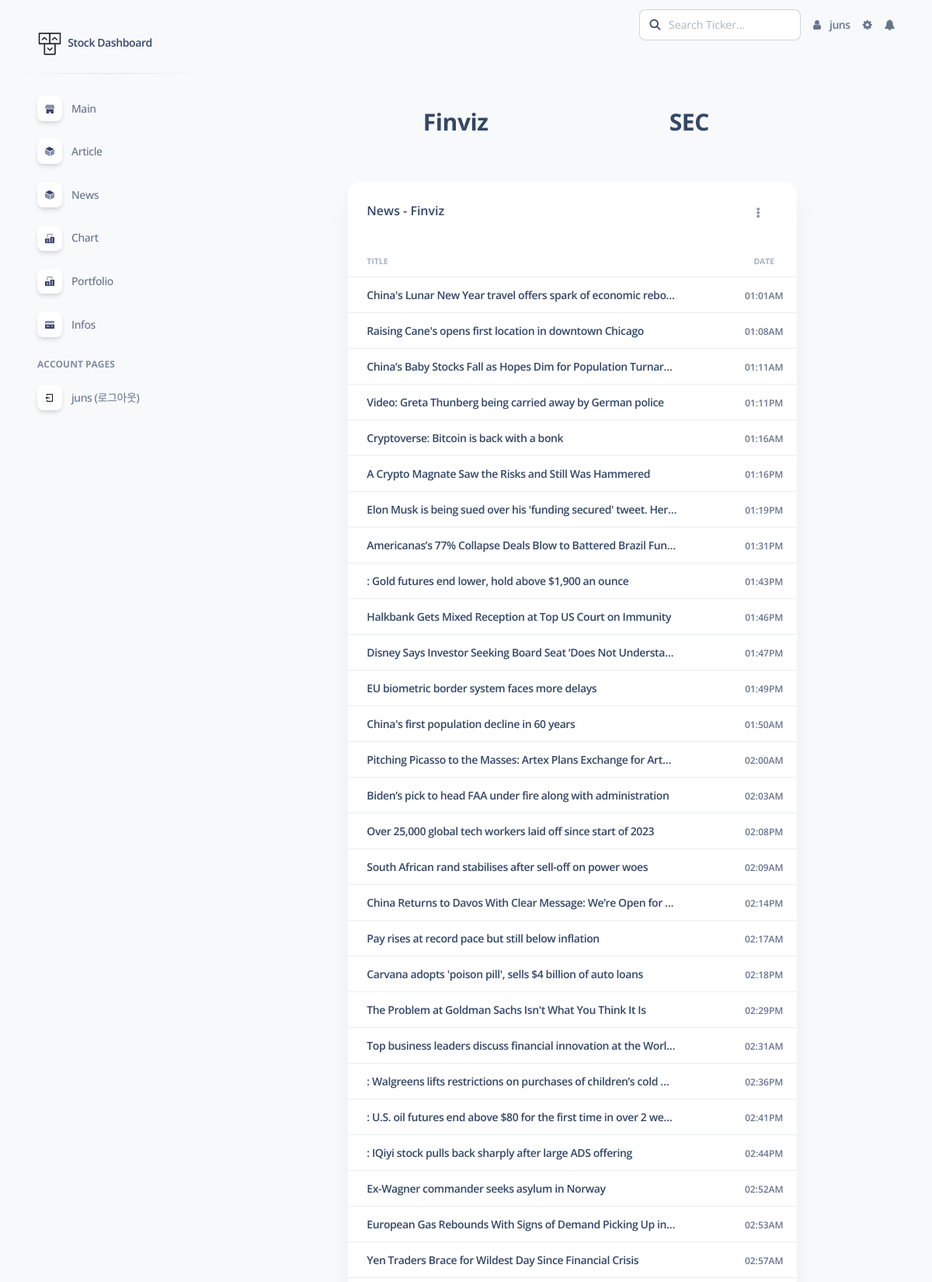
/analysis/news/fin/ (signed in, upper part), run on the app's committed database.
### analysis/models.py (models this page shows, shortened)
class FinNews(models.Model):
    press = models.CharField(max_length=10, default='')
    title = models.CharField(max_length=50, default='')
    url = models.CharField(max_length=100, default='')
    date = models.CharField(max_length=20, default='')

### analysis/views/news_view.py (the view, shortened to what this page needs)
# urls.py: path('', base_views.index, name='index'),
def index(request, news_id):
    content = {}
    if news_id == "fin":
        news_list = FinNews.objects.order_by('date')
        if len(news_list) < 1:
            get_finviz_news()
        fin_news_list = news_list = news_list.filter(Q(press="fin")).distinct()
        content['news_list'] = fin_news_list
        content['press'] = 'Finviz'
    return render(request, 'main/news.html', content)

### templates/main/news.html (shortened to what this page needs)
{% extends 'main/base.html' %}
{% load static %}
{% block news %}
<main
    class="main-content position-relative max-height-vh-100 h-100 mt-1 border-radius-lg"
>
    <div class="container-fluid mb-10">
        <div class="row my-4  justify-content-center">
            <div class="col-lg-8 col-md-6 mb-md-0 mb-4">
                <div class="row text-center mb-5 mt-5">
                    <h3 class="col" ><a class="newsSelect" href="{% url 'analysis:news' 'fin' %}">Finviz</a></h3>
                    <h3 class="col" ><a class="newsSelect" href="{% url 'analysis:news' 'sec' %}">SEC</a></h3>
                </div>
                <div class="card w-100">
                    <div class="card-header pb-0">
                        <div class="row">
                            <div class="col-lg-6 col-7">
                                <h6>News - {{press}}</h6>
                            </div>
                            <div class="col-lg-6 col-5 my-auto text-end">
                                <div class="dropdown float-lg-end pe-4">
                                    <a
                                        class="cursor-pointer"
                                        id="dropdownTable"
                                        data-bs-toggle="dropdown"
                                        aria-expanded="false"
                                    >
                                        <i
                                            class="fa fa-ellipsis-v text-secondary"
                                        ></i>
                                    </a>
                                </div>
                            </div>
                        </div>
                    </div>
                    <div class="card-body px-0 pb-2">
                        <div class="table-responsive w-100">
                            <table class="table align-items-center mb-0 w-100">
                                <thead>
                                    <tr>
                                        <th
                                            class="text-uppercase text-secondary text-xxs font-weight-bolder opacity-7 "
                                        >
                                            Title
                                        </th>
                                        <th
                                            class="text-center text-uppercase text-secondary text-xxs font-weight-bolder opacity-7"
                                        >
                                            Date
                                        </th>
                                    </tr>
                                </thead>
                                <tbody>
                                    {% if news_list %}
                                    {% for news in news_list %}
                                    <tr>
                                        <td style="padding-left:1rem">
                                            <div class="d-flex px-2 py-1">
                                                <div
                                                    class="d-flex flex-column justify-content-center newsTitle"
                                                >
                                                    <h6 class="mb-0 text-sm  d-inline-block text-truncate">
                                                        <a
                                                            class="articlTitle"
                                                            title="{{news.title}}"
                                                            href="{{news.url}}"
                                                            target="_blank"
                                                            >
                                                            {{news.title}}
                                                        </a>
                                                    </h6>
                                                </div>
                                            </div>
                                        </td>
                                        <td
                                            class="align-middle text-center text-sm"
                                            >
                                            <span
                                                class="text-xs font-weight-bold"
                                            >
                                            {{news.date}}
                                            </span>
                                        </td>
                                    </tr>
                                    {% endfor %}
                                    {% endif %}
                                </tbody>
                            </table>
                        </div>
                    </div>
                </div>
            </div>
        </div>
    </div>
</main>
{% endblock news %}

### templates/main/base.html (shortened to what this page needs)
{% load static %}
<!DOCTYPE html>
<html lang="en">
<head>
  <link href={% static "assets/css/nucleo-icons.css" %} rel="stylesheet" />
  <link href={% static "assets/css/nucleo-svg.css" %} rel="stylesheet" />
  <link href={% static "assets/css/nucleo-svg.css" %} rel="stylesheet" />
  <link href="https://cdn.datatables.net/1.13.1/css/dataTables.bootstrap.min.css" rel="stylesheet" />
  <link rel="stylesheet" href="https://maxcdn.bootstrapcdn.com/font-awesome/4.7.0/css/font-awesome.min.css">
  <link rel="stylesheet" href="https://code.jquery.com/ui/1.8.18/themes/base/jquery-ui.css" type="text/css" />
  <link href={% static 'assets/css/soft-ui-dashboard.css' %} rel="stylesheet" />
  <link href={% static 'assets/css/style.css' %} rel="stylesheet" />
</head>
<body class="g-sidenav-show  bg-gray-100">
  {% include 'main/navbar.html' %}
  {% include 'main/sidebar.html' %}
  {% block news %}
  {% endblock news %}
</body>
</html>

### templates/main/navbar.html (shortened to what this page needs)
{% load static %}
<nav
    class="navbar navbar-main navbar-expand-lg px-0 mx-4 shadow-none border-radius-xl"
    id="navbarBlur"
>
    <div class="container-fluid py-1 px-3">
        <div
            class="collapse navbar-collapse mt-sm-0 mt-2 me-md-0 me-sm-4"
            id="navbar"
        >
            <div class="ms-md-auto pe-md-3 d-flex align-items-center">
                <div class="input-group" id="ticker-search-input">
                    <span class="input-group-text text-body"
                        ><a type="button" href="" id="btn_search"
                            ><i class="fas fa-search" aria-hidden="true"></i></a
                    ></span>
                    <input
                        type="text"
                        id="search_ticker"
                        class="form-control"
                        value="{{ ticker|default_if_none:'' }}"
                        placeholder="Search Ticker..."
                    />
                </div>
            </div>
            <ul class="navbar-nav justify-content-end">
                {% if user.is_authenticated %}
                <li class="nav-item d-flex align-items-center">
                    <a
                        href="{% url 'user:profile' %}"
                        class="nav-link text-body font-weight-bold px-0"
                    >
                        <i class="fa fa-user me-sm-1"></i>
                        <span class="nav-link-text ms-1"
                            >{{ user.username }}</span
                        >
                    </a>
                </li>
                {% endif %}
                {% if user.is_authenticated %}
                <li class="nav-item px-3 d-flex align-items-center">
                    <a href="#" class="nav-link text-body p-0">
                        <i
                            class="fa fa-cog fixed-plugin-button-nav cursor-pointer"
                        ></i>
                    </a>
                </li>
                <li class="nav-item dropdown pe-2 d-flex align-items-center">
                    <a
                        href="javascript:;"
                        class="nav-link text-body p-0"
                        id="dropdownMenuButton"
                        data-bs-toggle="dropdown"
                        aria-expanded="false"
                    >
                        <i class="fa fa-bell cursor-pointer"></i>
                    </a>
                </li>
                {% endif %}
            </ul>
        </div>
    </div>
</nav>

### templates/main/sidebar.html (shortened to what this page needs)
{% load static %}
<aside
    class="sidenav navbar navbar-vertical navbar-expand-xs border-0 border-radius-xl my-3 fixed-start ms-3"
    id="sidenav-main"
>
    <div class="sidenav-header">
        <a class="navbar-brand m-0" href="/">
            <img src={% static "assets/img/logo-ct.png" %}
            class="navbar-brand-img h-100" alt="main_logo">
            <span class="ms-1 font-weight-bold">Stock Dashboard</span>
        </a>
    </div>
    <hr class="horizontal dark mt-0" />
    <div
        class="collapse navbar-collapse w-auto max-height-vh-100 h-100"
        id="sidenav-collapse-main"
    >
        <ul class="navbar-nav">
            <li class="nav-item">
                <a class="nav-link" href="/">
                    <div
                        class="icon icon-shape icon-sm shadow border-radius-md bg-white text-center me-2 d-flex align-items-center justify-content-center"
                    >
                    </div>
                    <span class="nav-link-text ms-1">Main</span>
                </a>
            </li>
            <li class="nav-item">
                <a class="nav-link" href="{% url 'dash:article' %}">
                    <div
                        class="icon icon-shape icon-sm shadow border-radius-md bg-white text-center me-2 d-flex align-items-center justify-content-center"
                    >
                    </div>
                    <span class="nav-link-text ms-1">Article</span>
                </a>
            </li>
            <li class="nav-item">
                <a class="nav-link" href="{% url 'analysis:news' 'fin' %}">
                    <div
                        class="icon icon-shape icon-sm shadow border-radius-md bg-white text-center me-2 d-flex align-items-center justify-content-center"
                    >
                    </div>
                    <span class="nav-link-text ms-1">News</span>
                </a>
            </li>
            <li class="nav-item">
                <a class="nav-link" href="{% url 'analysis:company' %}">
                    <div
                        class="icon icon-shape icon-sm shadow border-radius-md bg-white text-center me-2 d-flex align-items-center justify-content-center"
                    >
                    </div>
                    <span class="nav-link-text ms-1">Chart</span>
                </a>
            </li>
            {% if user.is_authenticated %}
            <li class="nav-item">
                <a class="nav-link" href="{% url 'analysis:table' %}">
                    <div
                        class="icon icon-shape icon-sm shadow border-radius-md bg-white text-center me-2 d-flex align-items-center justify-content-center"
                    >
                    </div>
                    <span class="nav-link-text ms-1">Portfolio</span>
                </a>
            </li>
            <li class="nav-item">
                <a class="nav-link" href="{% url 'analysis:mailing' %}">
                    <div
                        class="icon icon-shape icon-sm shadow border-radius-md bg-white text-center me-2 d-flex align-items-center justify-content-center"
                    >
                    </div>
                    <span class="nav-link-text ms-1">Infos</span>
                </a>
            </li>
            {% endif %}
            <li class="nav-item mt-3">
                <h6
                    class="ps-4 ms-2 text-uppercase text-xs font-weight-bolder opacity-6"
                >
                    Account pages
                </h6>
            </li>
            {% if user.is_authenticated %}
            <li class="nav-item">
                <a class="nav-link" href="{% url 'common:logout' %}">
                    <div
                        class="icon icon-shape icon-sm shadow border-radius-md bg-white text-center me-2 d-flex align-items-center justify-content-center"
                    >
                        <svg
                            width="800px"
                            height="800px"
                            viewBox="0 0 24 24"
                            xmlns="http://www.w3.org/2000/svg"
                        >
                            <g>
                                <path fill="none" d="M0 0h24v24H0z" />
                                <path
                                    d="M4 18h2v2h12V4H6v2H4V3a1 1 0 0 1 1-1h14a1 1 0 0 1 1 1v18a1 1 0 0 1-1 1H5a1 1 0 0 1-1-1v-3zm2-7h7v2H6v3l-5-4 5-4v3z"
                                />
                            </g>
                        </svg>
                    </div>
                    <span class="nav-link-text ms-1"
                        >{{ user.username }} (로그아웃)</span
                    >
                </a>
            </li>
            {% endif %}
        </ul>
    </div>
</aside>

### static/assets/css/nucleo-svg.css (style rules this page uses)
.icon { display: inline-block; color: #111111; height: 1em; width: 1em; }
.icon-sm { height: 0.8em; width: 0.8em; }
.icon { fill: currentColor; stroke: none; }

### static/assets/css/style.css (style rules this page uses)
.newsTitle { max-width: 50vh; }

### data on the page
FinNews: title "China's Lunar New Year travel offers spark of economic rebo…", date "01:01AM"
FinNews: title "Raising Cane's opens first location in downtown Chicago", date "01:08AM"
FinNews: title "China’s Baby Stocks Fall as Hopes Dim for Population Turnar…", date "01:11AM"
FinNews: title "Video: Greta Thunberg being carried away by German police", date "01:11PM"
FinNews: title "Cryptoverse: Bitcoin is back with a bonk", date "01:16AM"
FinNews: title "A Crypto Magnate Saw the Risks and Still Was Hammered", date "01:16PM"
FinNews: title "Elon Musk is being sued over his 'funding secured' tweet. Her…", date "01:19PM"
FinNews: title "Americanas’s 77% Collapse Deals Blow to Battered Brazil Funds", date "01:31PM"
FinNews: title ": Gold futures end lower, hold above $1,900 an ounce", date "01:43PM"
FinNews: title "Halkbank Gets Mixed Reception at Top US Court on Immunity", date "01:46PM"
FinNews: title "Disney Says Investor Seeking Board Seat ‘Does Not Understa…", date "01:47PM"
FinNews: title "EU biometric border system faces more delays", date "01:49PM"
FinNews: title "China's first population decline in 60 years", date "01:50AM"
FinNews: title "Pitching Picasso to the Masses: Artex Plans Exchange for Art…", date "02:00AM"
FinNews: title "Biden’s pick to head FAA under fire along with administration", date "02:03AM"
FinNews: title "Over 25,000 global tech workers laid off since start of 2023", date "02:08PM"
FinNews: title "South African rand stabilises after sell-off on power woes", date "02:09AM"
FinNews: title "China Returns to Davos With Clear Message: We’re Open for…", date "02:14PM"
FinNews: title "Pay rises at record pace but still below inflation", date "02:17AM"
FinNews: title "Carvana adopts 'poison pill', sells $4 billion of auto loans", date "02:18PM"
FinNews: title "The Problem at Goldman Sachs Isn't What You Think It Is", date "02:29PM"
FinNews: title "Top business leaders discuss financial innovation at the Worl…", date "02:31AM"
FinNews: title ": Walgreens lifts restrictions on purchases of children’s cold…", date "02:36PM"
FinNews: title ": U.S. oil futures end above $80 for the first time in over 2 we…", date "02:41PM"
FinNews: title ": IQiyi stock pulls back sharply after large ADS offering", date "02:44PM"
FinNews: title "Ex-Wagner commander seeks asylum in Norway", date "02:52AM"
FinNews: title "European Gas Rebounds With Signs of Demand Picking Up in…", date "02:53AM"
FinNews: title "Yen Traders Brace for Wildest Day Since Financial Crisis", date "02:57AM"

### other printed values
{{ user.username }} "juns"
{{ press }} "Finviz"
